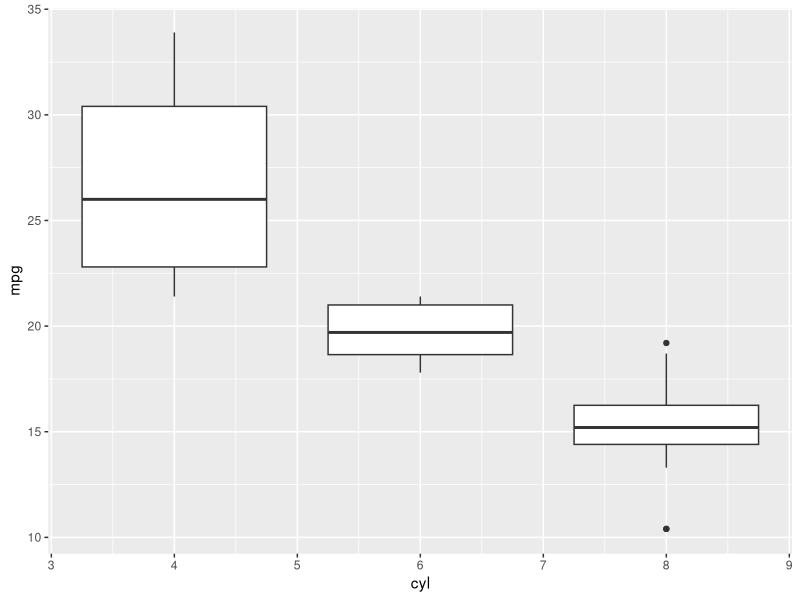

Recreate this plot in R.

# From the mtcars data frame, create a box plot of miles per gallon (the mpg variable) 
#grouped by the number of cylinders in the engine (the cyl variable). Also, use the summarize() 
#and group_by() functions to compute how many cars have four cylinders, 
#how many have six, and how many have eight.

View(mtcars)
#Import libraries
library("ggplot2")
library("dplyr")

#Making the box plot
ggplot(mtcars, aes(x = cyl, y = mpg)) + 
  geom_boxplot(aes(group = cyl))

#Summarizing the data based on the different cylinders
mtcars %>% group_by(cyl) %>% summarize(count = n())